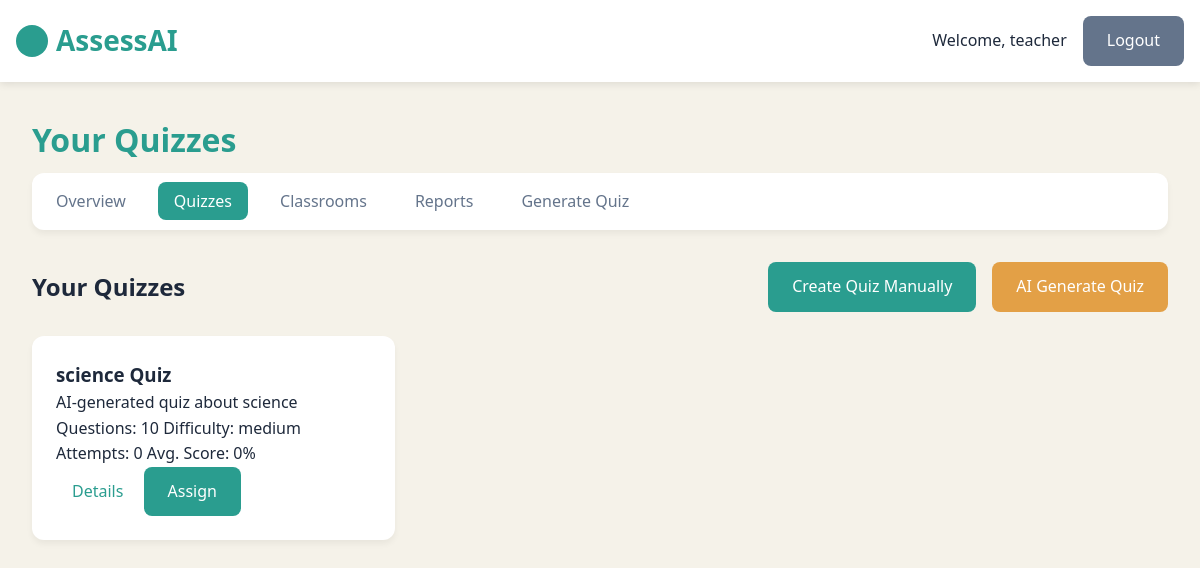
Before: /quizzes (signed in) with the older database file.
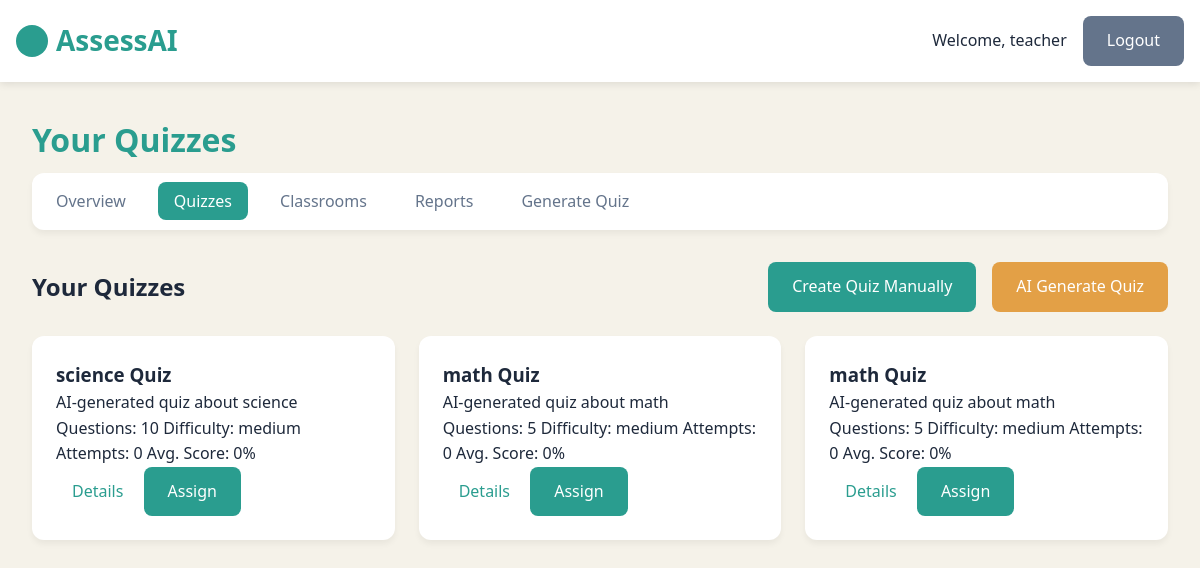
After: the same page with the newer database file.
### models.py (models this page shows)
class Quiz(db.Model):
    id = db.Column(db.Integer, primary_key=True)
    title = db.Column(db.String(100), nullable=False)
    description = db.Column(db.Text)
    created_date = db.Column(db.DateTime, default=datetime.utcnow)
    difficulty = db.Column(db.String(20), default='medium')
    teacher_id = db.Column(db.Integer, db.ForeignKey('user.id'), nullable=False)
    questions = db.relationship('Question', backref='quiz', lazy='select')
    assigned_classrooms = db.relationship(
        'Classroom',
        secondary=quiz_classroom,
        backref=db.backref('assigned_quizzes', lazy='select')
    )
    assignments = db.relationship('QuizAssignment', back_populates='quiz')

### app.py (the view)
@app.route('/quizzes')
@teacher_required
def quizzes():
    teacher_id = session['user_id']
    quizzes = Quiz.query.filter_by(teacher_id=teacher_id).all()
    return render_template('quizzes.html', quizzes=quizzes)

### app.py (called while the page is built)
def teacher_required(f):
    @wraps(f)
    def decorated_function(*args, **kwargs):
        if 'user_id' not in session or session['user_type'] != 'teacher':
            flash('Teacher access required', 'error')
            return redirect(url_for('login'))
        return f(*args, **kwargs)
    return decorated_function

### templates/quizzes.html (shortened to what this page needs)
{% extends 'base.html' %}
{% block content %}
<div class="dashboard-container">
    <h1 class="dashboard-title">Your Quizzes</h1>
    <nav class="dashboard-nav">
        <ul>
            <li><a href="{{ url_for('teacher_dashboard') }}">Overview</a></li>
            <li class="active"><a href="{{ url_for('quizzes') }}">Quizzes</a></li>
            <li><a href="{{ url_for('classrooms') }}">Classrooms</a></li>
            <li><a href="#">Reports</a></li>
            <li><a href="{{ url_for('ai_generate_quiz') }}">Generate Quiz</a></li>
        </ul>
    </nav>
    <div class="dashboard-header">
        <h2>Your Quizzes</h2>
        <div class="dashboard-actions">
            <a href="{{ url_for('create_quiz') }}" class="btn btn-primary">Create Quiz Manually</a>
            <a href="{{ url_for('ai_generate_quiz') }}" class="btn btn-highlight">AI Generate Quiz</a>
        </div>
    </div>
    <div class="quizzes-grid">
        {% for quiz in quizzes %}
        <div class="quiz-card">
            <h3>{{ quiz.title }}</h3>
            <p>{{ quiz.description }}</p>
            <div class="quiz-meta">
                <span>Questions: {{ quiz.questions|length }}</span>
                <span>Difficulty: {{ quiz.difficulty }}</span>
                <span>Attempts: 0</span>
                <span>Avg. Score: 0%</span>
            </div>
            <div class="quiz-actions">
                <a href="{{ url_for('quiz_details', quiz_id=quiz.id) }}" class="btn btn-text">Details</a>
                <a href="{{ url_for('assign_quiz', quiz_id=quiz.id) }}" class="btn btn-primary">Assign</a>
            </div>
        </div>
        {% else %}
        <p class="no-quizzes">You haven't created any quizzes yet.</p>
        {% endfor %}
    </div>
</div>
{% endblock %}

### templates/base.html (shortened to what this page needs)
<!DOCTYPE html>
<html lang="en">
<head>
    <link rel="stylesheet" href="{{ url_for('static', filename='css/styles.css') }}">
</head>
<body>
    <header>
        <div class="header-container">
            <a href="/" class="logo">AssessAI</a>
            <div class="header-right">
                {% if session.get('user_id') %}
                    <span class="welcome-message">Welcome, {{ session.get('name') }}
                    </span>
                    <a href="{{ url_for('logout') }}" class="btn btn-secondary">Logout</a>
                {% endif %}
            </div>
        </div>
    </header>
    <main>
        {% block content %}{% endblock %}
    </main>
</body>
</html>

### static/css/styles.css (style rules this page uses)
:root { --primary-color: #2A9D8F; --primary-hover: #238277; --secondary-color: #64748b; --background-light: #f5f2e9; --text-color: #1e293b; --accent-color: #e3a046; --error-color: #ef4444; --success-color: #10b981; }
* { box-sizing: border-box; margin: 0; padding: 0; }
body { font-family: 'Segoe UI', system-ui, sans-serif; line-height: 1.6; color: var(--text-color); background-color: var(--background-light); min-height: 100vh; }
header { background: white; box-shadow: 0 2px 8px rgba(0,0,0,0.1); padding: 1rem 0; position: sticky; top: 0; z-index: 100; }
.header-container { display: flex; justify-content: space-between; align-items: center; max-width: 1200px; margin: 0 auto; padding: 0 1rem; }
.logo { font-size: 1.75rem; font-weight: bold; color: var(--primary-color); text-decoration: none; display: flex; align-items: center; }
.logo::before { content: ""; display: inline-block; width: 32px; height: 32px; margin-right: 8px; background-size: contain; }
.header-right { display: flex; align-items: center; gap: 1rem; }
.welcome-message { color: var(--text-color); font-weight: 500; }
.btn { display: inline-block; padding: 0.75rem 1.5rem; border-radius: 0.5rem; font-weight: 500; text-align: center; text-decoration: none; cursor: pointer; transition: all 0.3s; border: none; }
.btn-primary { background-color: var(--primary-color); color: white; }
.btn-secondary { background-color: var(--secondary-color); color: white; }
.btn-highlight { background-color: var(--accent-color); color: white; }
.btn-text { background: transparent; color: var(--primary-color); padding: 0.5rem 1rem; }
.dashboard-container { padding: 2rem; max-width: 1200px; margin: 0 auto; }
.dashboard-title { font-size: 2rem; font-weight: 700; color: var(--primary-color); margin-bottom: 0.5rem; }
.dashboard-nav { background: white; border-radius: 0.75rem; padding: 0.5rem; margin-bottom: 2rem; box-shadow: 0 4px 6px rgba(0,0,0,0.05); }
.dashboard-nav ul { list-style: none; display: flex; gap: 1rem; }
.dashboard-nav li { padding: 0.5rem 0; }
.dashboard-nav li a { color: var(--secondary-color); text-decoration: none; padding: 0.5rem 1rem; border-radius: 0.5rem; transition: all 0.2s; }
.dashboard-nav li.active a { color: white; background-color: var(--primary-color); font-weight: 500; }
.dashboard-header { display: flex; justify-content: space-between; align-items: center; margin-bottom: 1.5rem; }
.dashboard-actions { display: flex; gap: 1rem; }
.quizzes-grid, .row { display: grid; grid-template-columns: repeat(auto-fill, minmax(300px, 1fr)); gap: 1.5rem; margin-bottom: 2rem; }
.quiz-card, .card, .classroom-card, .action-card { background: white; border-radius: 0.75rem; padding: 1.5rem; box-shadow: 0 4px 6px rgba(0,0,0,0.05); transition: all 0.3s; }

Changed rows visible on the page:
added Quiz: title "math Quiz", description "AI-generated quiz about math", questions|length "5", difficulty "medium"
added Quiz: title "math Quiz", description "AI-generated quiz about math", questions|length "5", difficulty "medium"
